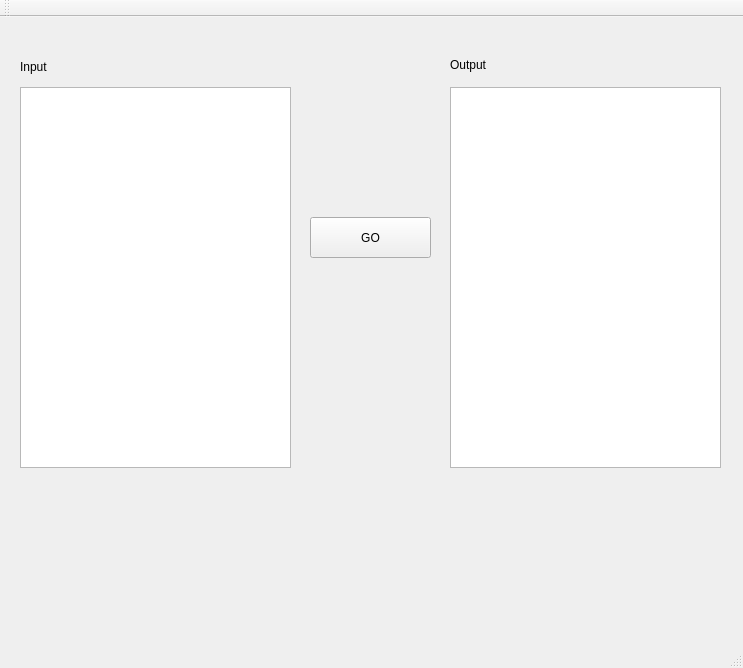
<?xml version="1.0" encoding="UTF-8"?>
<ui version="4.0">
 <class>QtGuiApplicationClass</class>
 <widget class="QMainWindow" name="QtGuiApplicationClass">
  <property name="geometry">
   <rect>
    <x>0</x>
    <y>0</y>
    <width>743</width>
    <height>668</height>
   </rect>
  </property>
  <property name="windowTitle">
   <string>QtGuiApplication</string>
  </property>
  <widget class="QWidget" name="centralWidget">
   <widget class="QLabel" name="label">
    <property name="geometry">
     <rect>
      <x>20</x>
      <y>40</y>
      <width>55</width>
      <height>20</height>
     </rect>
    </property>
    <property name="text">
     <string>Input</string>
    </property>
   </widget>
   <widget class="QTextBrowser" name="textBrowser">
    <property name="geometry">
     <rect>
      <x>450</x>
      <y>70</y>
      <width>271</width>
      <height>381</height>
     </rect>
    </property>
   </widget>
   <widget class="QPushButton" name="pushButton">
    <property name="geometry">
     <rect>
      <x>310</x>
      <y>200</y>
      <width>121</width>
      <height>41</height>
     </rect>
    </property>
    <property name="text">
     <string>GO</string>
    </property>
   </widget>
   <widget class="QLabel" name="label_2">
    <property name="geometry">
     <rect>
      <x>450</x>
      <y>40</y>
      <width>55</width>
      <height>16</height>
     </rect>
    </property>
    <property name="text">
     <string>Output</string>
    </property>
   </widget>
   <widget class="QPlainTextEdit" name="plainTextEdit">
    <property name="geometry">
     <rect>
      <x>20</x>
      <y>70</y>
      <width>271</width>
      <height>381</height>
     </rect>
    </property>
   </widget>
  </widget>
  <widget class="QMenuBar" name="menuBar">
   <property name="geometry">
    <rect>
     <x>0</x>
     <y>0</y>
     <width>743</width>
     <height>26</height>
    </rect>
   </property>
  </widget>
  <widget class="QToolBar" name="mainToolBar">
   <attribute name="toolBarArea">
    <enum>TopToolBarArea</enum>
   </attribute>
   <attribute name="toolBarBreak">
    <bool>false</bool>
   </attribute>
  </widget>
  <widget class="QStatusBar" name="statusBar"/>
 </widget>
 <layoutdefault spacing="6" margin="11"/>
 <resources>
  <include location="QtGuiApplication.qrc"/>
 </resources>
 <connections/>
</ui>
